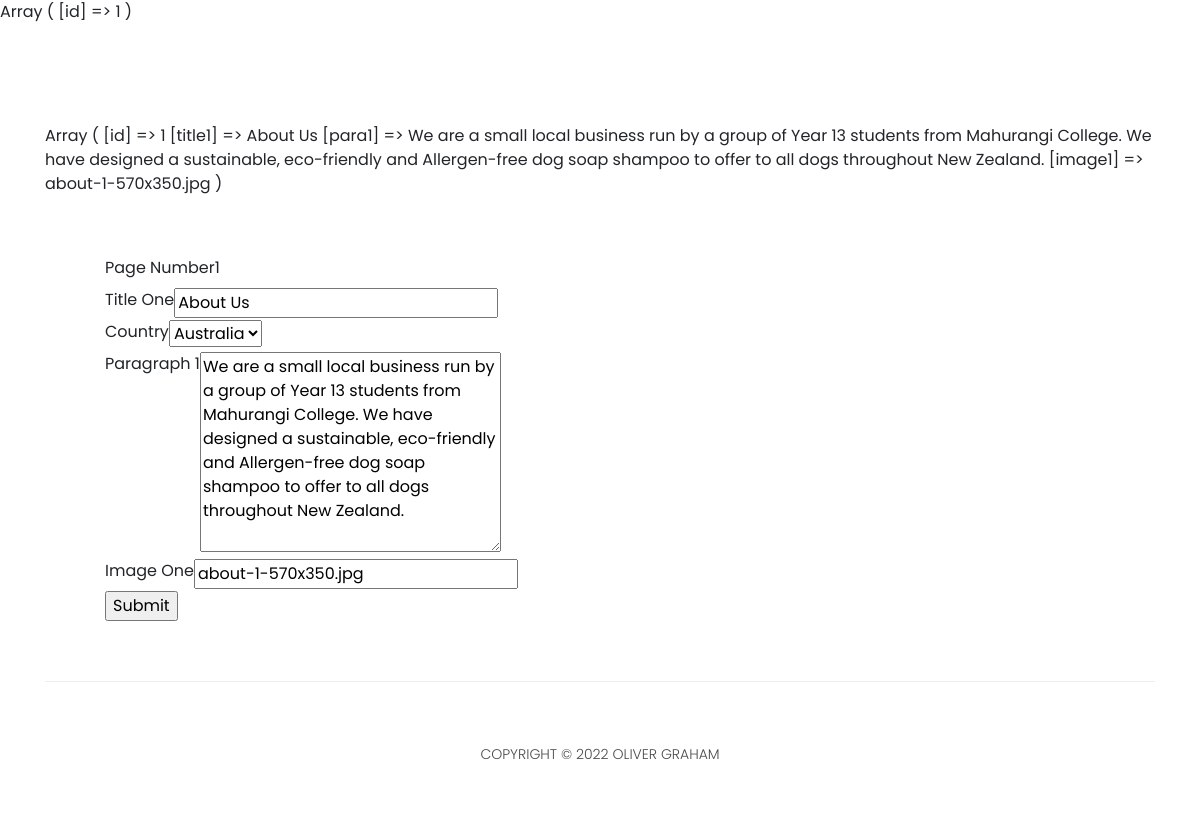
/edit_page.php?id=1, run on the app's committed database.
### tables this page shows
CREATE TABLE `pages` (
  `id` int(11) NOT NULL,
  `title1` varchar(100) NOT NULL,
  `para1` text NOT NULL,
  `image1` varchar(50) NOT NULL
);

### edit_page.php (the view, shortened to what this page needs)
<!DOCTYPE html>
<html lang="en">
  <head>
    <link href="vendor/bootstrap/css/bootstrap.min.css" rel="stylesheet">
    <link rel="stylesheet" href="assets/css/fontawesome.css">
    <link rel="stylesheet" href="assets/css/style.css">
    <link rel="stylesheet" href="assets/css/owl.css">
<?php include"setup.php";
    print_r($_GET);
    $pageID= $_GET["id"]; ?>
</head>
<body>
<div class="latest-products">
      <div class="container">
     <?php
    $sql = "SELECT * FROM pages where id= $pageID";
    $result = $conn->query($sql);
    if ($result->num_rows > 0) {
        while($row = $result->fetch_assoc()) {
        print_r($row);
        $title1=$row["title1"];
        $para1=$row["para1"];
        $image1=$row["image1"];
        }
    } else {
        echo "0 results";
    }
    ?>
</div>
</div>
<div class="formmargin">
<form action="edit_action_page.php" method="post" >
    <div class="row">
      <div class="col-25">
        <label for="pagenum">Page Number</label>
      </div>
      <div class="col-75">
    <?php print $pageID ?>
      </div>
    </div>
    <div class="row">
      <div class="col-25">
        <label for="title1">Title One</label>
      </div>
      <div class="col-75">
        <input type="text" id="title1" name="title1" value="<?php print $title1 ?>">
      </div>
    </div>
    <div class="row">
      <div class="col-25">
        <label for="country">Country</label>
      </div>
      <div class="col-75">
        <select id="country" name="country">
          <option value="australia">Australia</option>
        </select>
      </div>
    </div>
    <div class="row">
      <div class="col-25">
        <label for="para1">Paragraph 1</label>
      </div>
      <div class="col-75">
        <textarea id="para1" name="para1" style="height:200px"><?php print $para1 ?></textarea>
      </div>
    </div>
    <div class="row">
      <div class="col-25">
        <label for="image1">Image One</label>
      </div>
      <div class="col-75">
        <input type="text" id="image1" name="image1" value="<?php print $image1 ?>">
      </div>
    </div>
    <div class="row">
      <input type="submit" value="Submit">
    </div>
  </form>
</div>
<?php include 'footer.php';?>
</body>
</html>

### assets/css/style.css (style rules this page uses)
body { font-family: 'Poppins', sans-serif; overflow-x: hidden; text-rendering: optimizeLegibility; -webkit-font-smoothing: antialiased; -moz-osx-font-smoothing: grayscale; }
.latest-products { margin-top: 100px; }
.formmargin { padding-left: 10%; padding-top: 5%; }

### data on the page
pages: title1 "About Us", para1 "We are a small local business run by a group of Year 13 students from Mahurangi College. We have designed a sustainable, eco-friendly and Allergen-free dog soap shampoo to offer to all dogs throughout New Zealand.", image1 "about-1-570x350.jpg"

### other printed values
$pageID "1"
